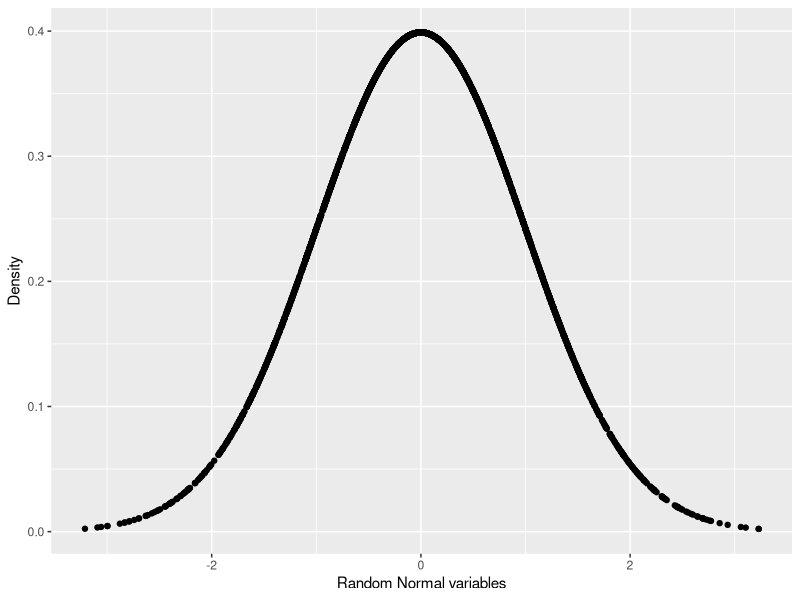
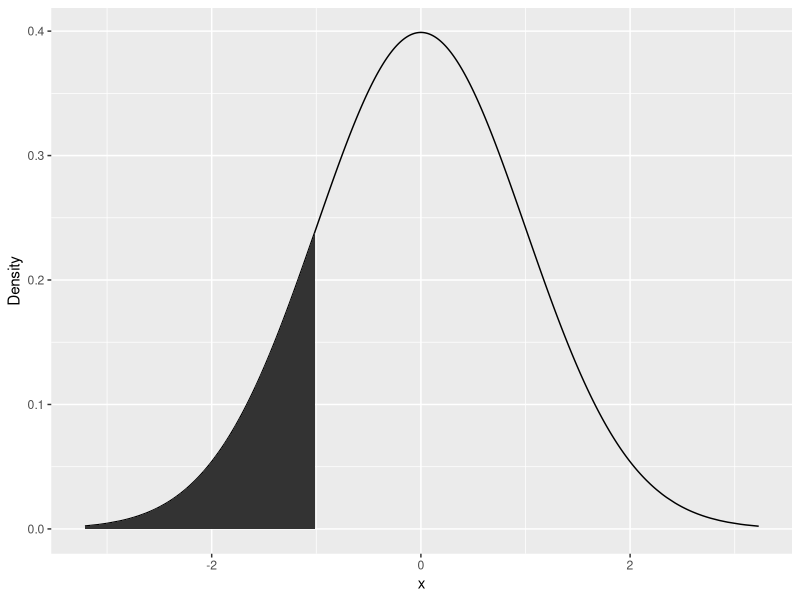
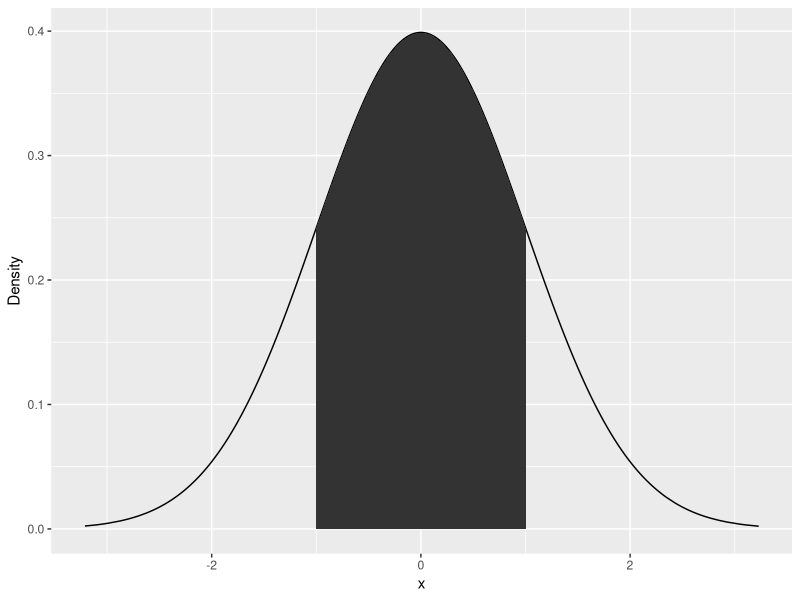
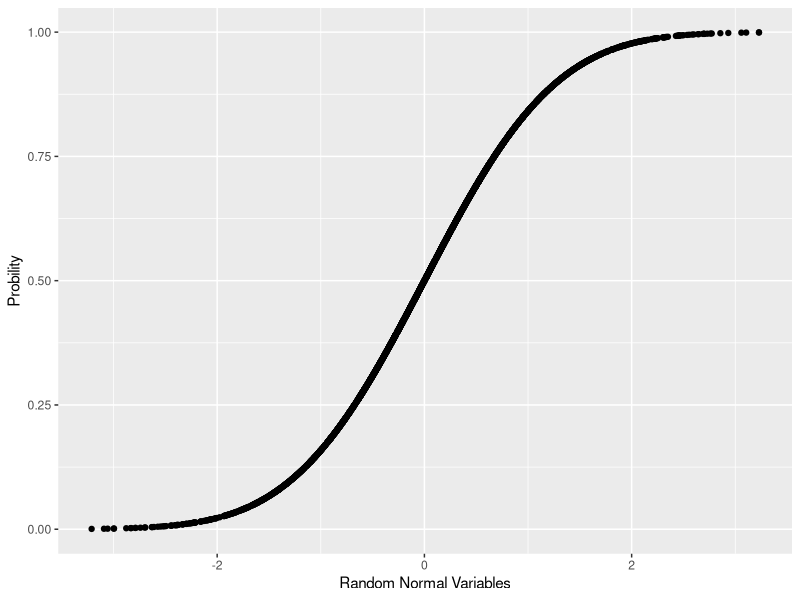

Write the R code that produced these figures, in order.
#Normal Distribution

# Basic Properties of the Standard Normal Curve:
# Property 1: The total area under the standard normal curve is 1.
# Property 2: The standard normal curve extends indefinitely in both directions,
# approaching, but never touching, the horizontal axis as it does so.
# Property 3: The standard normal curve is symmetric about 0.
# Property 4: Almost all the area under the standard normal curve lies between -3 and 3.

#10 draws from 100-200 dist.
rnorm(n = 10, mean = 100, sd = 20)

#10 drwas from standard Normal distribution
rnorm10 <- rnorm(10)
rnorm10

#dnorm gives the density
dnorm(rnorm10)
dnorm(c(-1, 0, 1))

#3000 drwas from standard Normal distribution
randNorm <- rnorm(3000)

#Density
randDensity <- dnorm(randNorm)

require(ggplot2)
ggplot(data.frame(x = randNorm, y = randDensity), aes(x = x, y = y)) +
  geom_point() +
  labs(x = "Random Normal variables", y = "Density")

#Distribution of the normal distribution - cumulative prob.
pnorm(rnorm10)
pnorm(c(1, 0, 3))

pnorm(-1)

pnorm(1) - pnorm(0)
pnorm(1) - pnorm(-1)

p <- ggplot(data.frame(x = randNorm, y = randDensity), aes(x = x, y = y)) +
  geom_line() + labs(x = "x", y = "Density")

negSeq1 <- seq(from = min(randNorm),
               to = -1,
               by = .1)
lessthanNeg1 <- data.frame(x = negSeq1, y = dnorm(negSeq1))
head(lessthanNeg1)

lessthanNeg1 <-
  rbind(c(min(randNorm), 0), lessthanNeg1, c(max(lessthanNeg1$x), 0))
p + geom_polygon(data = lessthanNeg1, aes(x = x, y = y))

neg1POS1Seq <- seq(from = -1, to = 1, by = .1)
neg1To1 <- data.frame(x = neg1POS1Seq, y = dnorm(neg1POS1Seq))
head(neg1To1)

neg1To1 <-
  rbind(c(min(neg1To1$x), 0), neg1To1, c(max(neg1To1$x), 0))
p + geom_polygon(data = neg1To1, aes(x = x, y = y))

randProb <- pnorm(randNorm)
ggplot(data.frame(x = randNorm, y = randProb), aes(x = x, y = y)) +
  geom_point() + labs(x = "Random Normal Variables", y = "Probility")

#Examples
#Assume that the test scores of a college entrance exam fits a normal distribution.
#Furthermore, the mean test score is 72, and the standard deviation is 15.2. What
#is the percentage of students scoring 84 or more in the exam?

pnorm(
  q = 84,
  mean = 72,
  sd = 15.2,
  lower.tail = FALSE
)
#0.2149176

qnorm(
  p = 0.2149176,
  mean = 72,
  sd = 15.2,
  lower.tail = FALSE
)
#84


#Suppose that SAT scores are normally distributed, and that the mean SAT score
#is 1000, and the standard deviation of all SAT scores is 100. How high must you
#score so that only 10% of the population scores higher than you?
#mean = 1000
#SD =100,
#p= 10%

qnorm(
  p = 0.10,
  mean = 1000,
  sd = 100,
  lower.tail = FALSE
)
#1128

#OR
qnorm(
  p = 0.90,
  mean = 1000,
  sd = 100,
  lower.tail = TRUE
)
#1128

#An Area Between
#Find a positive number z so that the area under the standard normal curve 
#between ???z and z is 0.95.
#Area between -z and z = 0.95, Remaining area = 0.5, i.e. 0.25 on both sides
qnorm(c(1- 0.975, 0.975),mean=0,sd=1)
#1.959964

# Find Area(Probability) Between z=0 and z=0.78
pnorm(q= 0,
      mean = 0,
      sd = 1,
      lower.tail = FALSE) - pnorm(q= 0.78,
                                  mean = 0,
                                  sd = 1,
                                  lower.tail = FALSE)


#Find z value from probalility- q norm
#find Area (probablilty) from z value - p norm

# between z = -0.56 and z = 0
pnorm(
  q = 0,
  mean = 0,
  sd = ,
  lower.tail = TRUE) - pnorm(q = -0.56,
  mean = 0,
  sd = ,
  lower.tail = TRUE
)

#between z = -0.43 and z = 0.78
pnorm(
  q = -0.43,
  mean = 0,
  sd = 1,
  lower.tail = FALSE
) - pnorm(
  q = 0.78,
  mean = 0,
  sd = 1,
  lower.tail = FALSE
)


#between z = 0.44 and z = 1.50
pnorm(
  q = 0.44,
  mean = 0,
  sd = 1,
  lower.tail = FALSE
) - pnorm(
  q = 1.50,
  mean = 0,
  sd = 1,
  lower.tail = FALSE
)


#to the right of z = -1.33.
pnorm(
  q = -1.33,
  mean = 0,
  sd = 1,
  lower.tail = FALSE
)


# Find the following probabilities:

# (a) P(Z > 1.06)
#This is the same as asking "What is the area to the right of 1.06 under the
#standard normal curve?"
pnorm(
  q = 1.06,
  mean = 0,
  sd = 1,
  lower.tail = FALSE
)


# (b) P(Z < -2.15)
# This is the same as asking "What is the area to the left of ???2.15 under the
#standard normal curve?"
pnorm(
  q = -2.15,
  mean = 0,
  sd = 1,
  lower.tail = TRUE
)


# (c) P(1.06 < Z < 4.00)
# This is the same as asking "What is the area between z=1.06 and z=4.00
#under the standard normal curve?"
pnorm(
  q = 1.06,
  mean = 0,
  sd = 1,
  lower.tail = FALSE
) - pnorm(
  q = 4.00,
  mean = 0,
  sd = 1,
  lower.tail = FALSE
)


# (d) P(-1.06 < Z < 4.00)
#This is the same as asking "What is the area between z=???1.06 andz=4.00
#under the standard normal curve?"
pnorm(
  q = -1.06,
  mean = 0,
  sd = 1,
  lower.tail = FALSE
) - pnorm(
  q = 4.00,
  mean = 0,
  sd = 1,
  lower.tail = FALSE
)

#It was found that the mean length of 100 parts produced by a lathe was 20.05 mm
#with a standard deviation of 0.02 mm. Find the probability that a part selected
#at random would have a length

# (a) between 20.03 mm and 20.08 mm
pnorm(q=20.03, mean = 20.05, sd =0.02, lower.tail = FALSE) - pnorm(q=20.08, mean = 20.05, sd =0.02, lower.tail = FALSE)

# (b) between 20.06 mm and 20.07 mm
pnorm(q=20.06, mean = 20.05, sd =0.02, lower.tail = FALSE) - pnorm(q=20.07, mean = 20.05, sd =0.02, lower.tail = FALSE)

# (c) less than 20.01 mm
pnorm(q=20.01, mean = 20.05, sd =0.02, lower.tail = TRUE)

# (d) greater than 20.09 mm.
pnorm(q=20.09, mean = 20.05, sd =0.02, lower.tail = FALSE)

# A company pays its employees an average wage of $3.25 an hour with a 
# standard deviation of 60 cents. If the wages are a pproximately normally 
# distributed, determine

# a.the proportion of the workers getting wages between $2.75 and $3.69 an hour
pnorm(q=2.75, mean = 3.25, sd =0.6, lower.tail = FALSE) - pnorm(q=3.69, mean = 3.25, sd =0.6, lower.tail = FALSE)
#56.6%

# b.The minimum wage of the highest 5%.
qnorm(p=0.05, mean = 3.25, sd =0.6, lower.tail = FALSE)
#$4.24

# The average life of a certain type of motor is 10 years, with a standard deviation 
# of 2 years. If the manufacturer is willing to replace only 3% of the motors that 
# fail, how long a guarantee should he offer? Assume that the lives of the motors 
# follow a normal distribution.
qnorm(p=0.03, mean = 10, sd =2, lower.tail = TRUE)
#6.24 Years

#if the manufacturer offers 6.24 years of warranty then how many motors he has to replace
pnorm(q=6.238413, mean = 10, sd =2, lower.tail = TRUE)
#3%

# Find More Practice questions here
# https://cims.nyu.edu/~kiryl/Elementary%20Statistics/Chapter_9.pdf